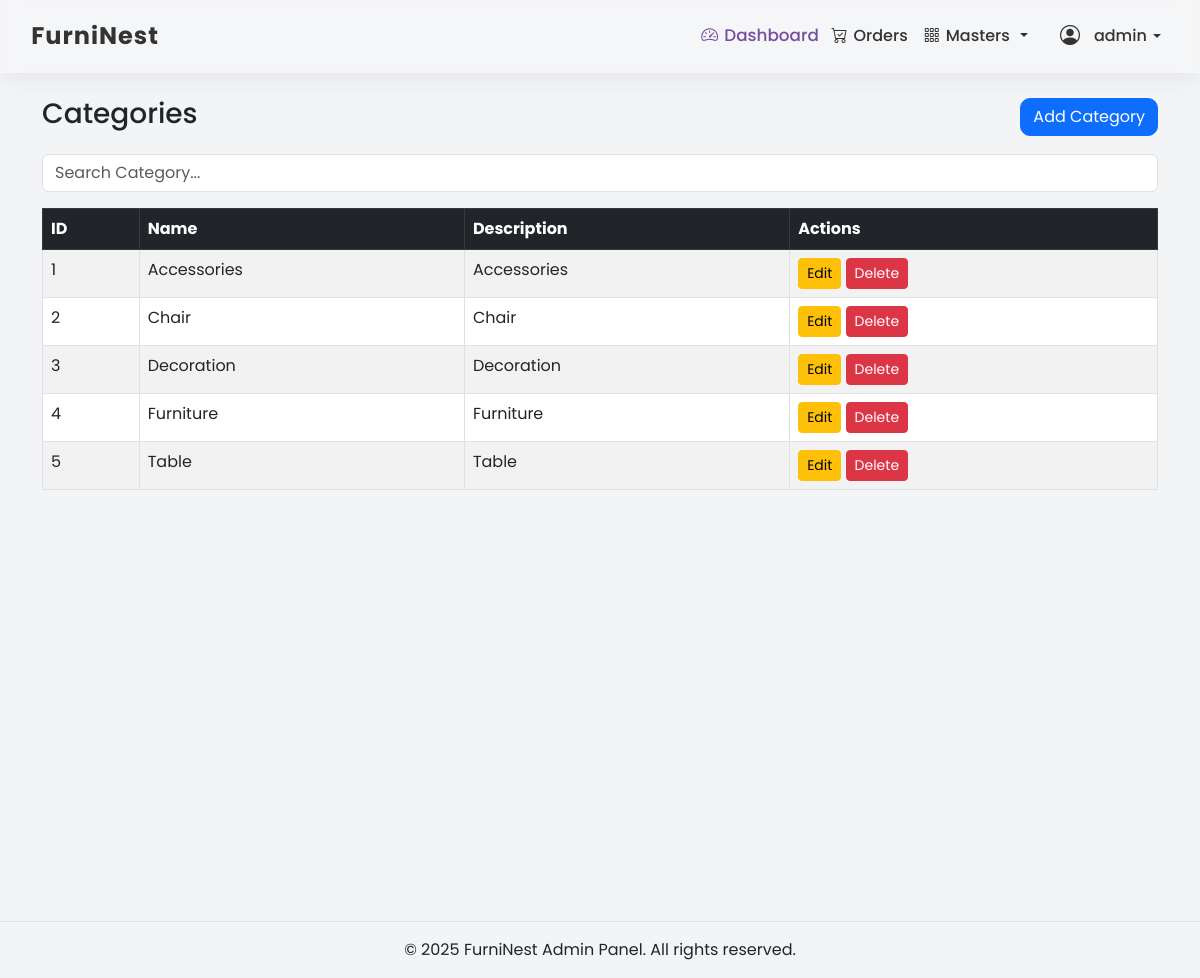
Screenshot of /admin/masters/colors/colors.php (signed in) with the database file from the repository.
### tables this page shows
CREATE TABLE `categories` (
  `id` int(11) NOT NULL,
  `name` varchar(100) DEFAULT NULL,
  `slug` varchar(150) DEFAULT NULL,
  `description` text DEFAULT NULL,
  `created_at` timestamp NOT NULL DEFAULT current_timestamp()
);

### admin/masters/colors/colors.php (the view, shortened to what this page needs)
<?php include('../../partition/header.php'); ?>
<div class="wrapper d-flex flex-column min-vh-100">
    <main class="flex-grow-1">
        <div class="container mt-4">
            <div class="d-flex justify-content-between align-items-center mb-3">
                <h3>Categories</h3>
                <a href="add_category_form.php" class="btn btn-primary">Add Category</a>
            </div>
            <input type="text" class="form-control mb-3" placeholder="Search Category..." id="searchInput">
            <table class="table table-bordered table-striped">
                <thead class="table-dark">
                <tr>
                    <th>ID</th>
                    <th>Name</th>
                    <th>Description</th>
                    <th>Actions</th>
                </tr>
                </thead>
                <tbody id="categoryTable">
                    <?php
                        $sql = "SELECT * FROM categories";
                        $result = mysqli_query($conn, $sql);
                        while($row=mysqli_fetch_assoc($result)){
                            ?>
                            <tr>
                                <td><?php echo $row['id']; ?></td>
                                <td><?php echo $row['name']; ?></td>
                                <td><?php echo $row['description']; ?></td>
                                <td>
                                    <a href="edit_category_form.php?id=<?php echo $row['id']; ?>" class="btn btn-sm btn-warning">Edit</a>
                                    <button href="delete_category_form.php?id=<?php echo $row['id']; ?>" class="btn btn-sm btn-danger">Delete</button>
                                </td>
                            </tr>
                            <?php
                        }
                    ?>
                </tbody>
            </table>
        </div>
    </div>
<?php include('../../partition/footer.php'); ?>

### admin/assets/css/header.css (style rules this page uses)
body { font-family: 'Poppins', sans-serif; background-color: #f3f4f6; }
.btn-primary, .btn-success { border-radius: 10px; transition: all 0.3s ease; }

### rows the page displays
categories: id "1", name "Accessories", description "Accessories"
categories: id "2", name "Chair", description "Chair"
categories: id "3", name "Decoration", description "Decoration"
categories: id "4", name "Furniture", description "Furniture"
categories: id "5", name "Table", description "Table"

### other values shown
$_SESSION['udata']['display_name'] "admin"
